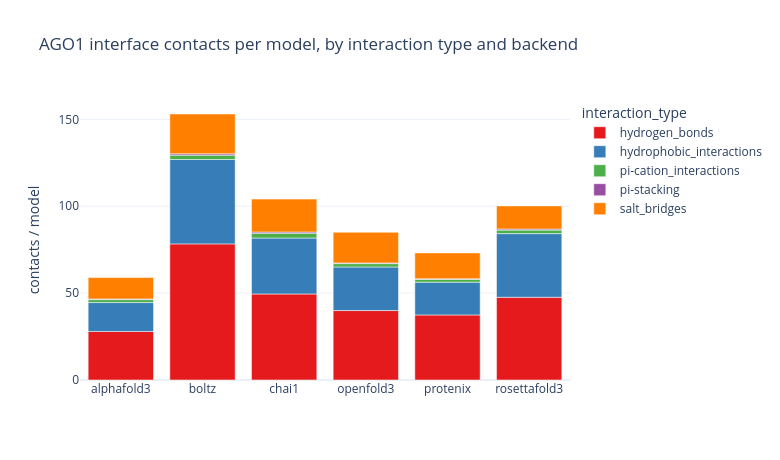

Notebook source saved alongside this figure:
### Markdown cell above
## Interaction-type breakdown

### Code cell
print("Interaction type counts:")
display(df["interaction_type"].value_counts().rename("count").to_frame())

print("\nInteraction type by receptor-ligand chain pair:")
display(df.groupby(["reschain", "reschain_lig", "interaction_type"], observed=True)
        .size().rename("count").reset_index().sort_values("count", ascending=False).head(20))

per_backend_itype = (df.groupby(["backend", "interaction_type"], observed=True).size()
    .div(df.groupby("backend")["fname"].nunique(), level="backend")
    .rename("contacts_per_model").reset_index())
fig = px.bar(per_backend_itype, x="backend", y="contacts_per_model", color="interaction_type",
             color_discrete_sequence=ITYPE_PALETTE, template=TEMPLATE,
             title=f"{RECEPTOR_NAME} interface contacts per model, by interaction type and backend")
fig.update_layout(width=780, height=460, xaxis_title="", yaxis_title="contacts / model")
save_fig(fig, "interaction_types_by_backend.html")

### Figure 1 — Plotly figure (JSON) as saved in the notebook; plotly's stock layout.template omitted (floating-point values rounded to 4 significant figures)
{"data": [{"hovertemplate": "interaction_type=hydrogen_bonds<br>backend=%{x}<br>contacts_per_model=%{y}<extra></extra>", "legendgroup": "hydrogen_bonds", "marker": {"color": "rgb(228,26,28)", "pattern": {"shape": ""}}, "name": "hydrogen_bonds", "orientation": "v", "showlegend": true, "textposition": "auto", "type": "bar", "x": ["alphafold3", "boltz", "chai1", "openfold3", "protenix", "rosettafold3"], "xaxis": "x", "y": [27.94, 78.32, 49.5, 39.96, 37.43, 47.6], "yaxis": "y"}, {"hovertemplate": "interaction_type=hydrophobic_interactions<br>backend=%{x}<br>contacts_per_model=%{y}<extra></extra>", "legendgroup": "hydrophobic_interactions", "marker": {"color": "rgb(55,126,184)", "pattern": {"shape": ""}}, "name": "hydrophobic_interactions", "orientation": "v", "showlegend": true, "textposition": "auto", "type": "bar", "x": ["alphafold3", "boltz", "chai1", "openfold3", "protenix", "rosettafold3"], "xaxis": "x", "y": [16.62, 48.56, 32.19, 25.08, 18.85, 36.63], "yaxis": "y"}, {"hovertemplate": "interaction_type=pi-cation_interactions<br>backend=%{x}<br>contacts_per_model=%{y}<extra></extra>", "legendgroup": "pi-cation_interactions", "marker": {"color": "rgb(77,175,74)", "pattern": {"shape": ""}}, "name": "pi-cation_interactions", "orientation": "v", "showlegend": true, "textposition": "auto", "type": "bar", "x": ["alphafold3", "boltz", "chai1", "openfold3", "protenix", "rosettafold3"], "xaxis": "x", "y": [1.69, 2.49, 2.76, 1.919, 1.657, 2.027], "yaxis": "y"}, {"hovertemplate": "interaction_type=pi-stacking<br>backend=%{x}<br>contacts_per_model=%{y}<extra></extra>", "legendgroup": "pi-stacking", "marker": {"color": "rgb(152,78,163)", "pattern": {"shape": ""}}, "name": "pi-stacking", "orientation": "v", "showlegend": true, "textposition": "auto", "type": "bar", "x": ["alphafold3", "boltz", "chai1", "openfold3", "protenix", "rosettafold3"], "xaxis": "x", "y": [0.42, 0.78, 0.7, 0.404, 0.303, 0.6133], "yaxis": "y"}, {"hovertemplate": "interaction_type=salt_bridges<br>backend=%{x}<br>contacts_per_model=%{y}<extra></extra>", "legendgroup": "salt_bridges", "marker": {"color": "rgb(255,127,0)", "pattern": {"shape": ""}}, "name": "salt_bridges", "orientation": "v", "showlegend": true, "textposition": "auto", "type": "bar", "x": ["alphafold3", "boltz", "chai1", "openfold3", "protenix", "rosettafold3"], "xaxis": "x", "y": [12.26, 22.9, 18.93, 17.63, 14.9, 13.29], "yaxis": "y"}], "layout": {"barmode": "relative", "height": 460, "legend": {"title": {"text": "interaction_type"}, "tracegroupgap": 0}, "title": {"text": "AGO1 interface contacts per model, by interaction type and backend"}, "width": 780, "xaxis": {"anchor": "y", "domain": [0.0, 1.0], "title": {"text": ""}}, "yaxis": {"anchor": "x", "domain": [0.0, 1.0], "title": {"text": "contacts / model"}}}}
